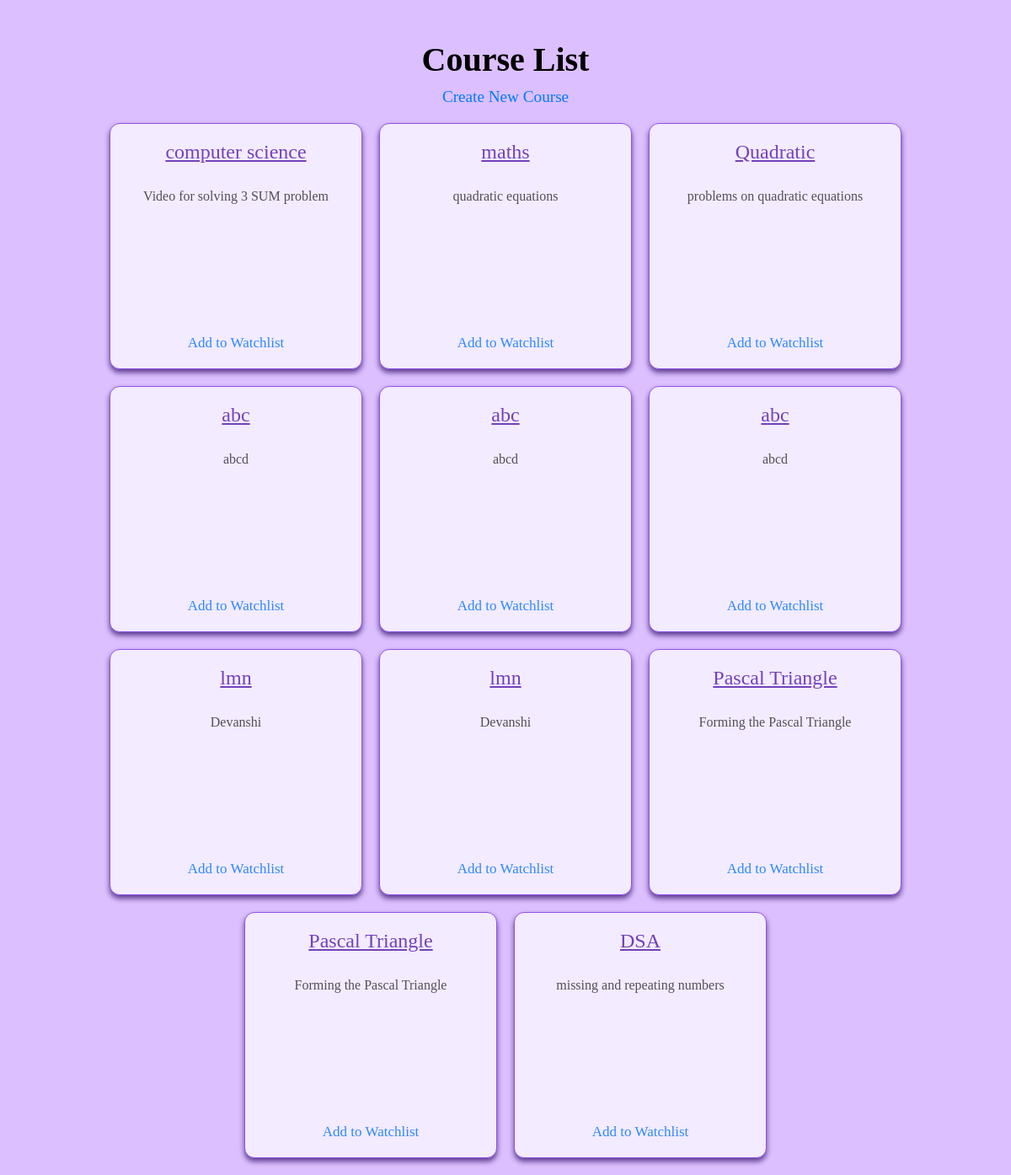
Page /course_list/ on the earlier database version.
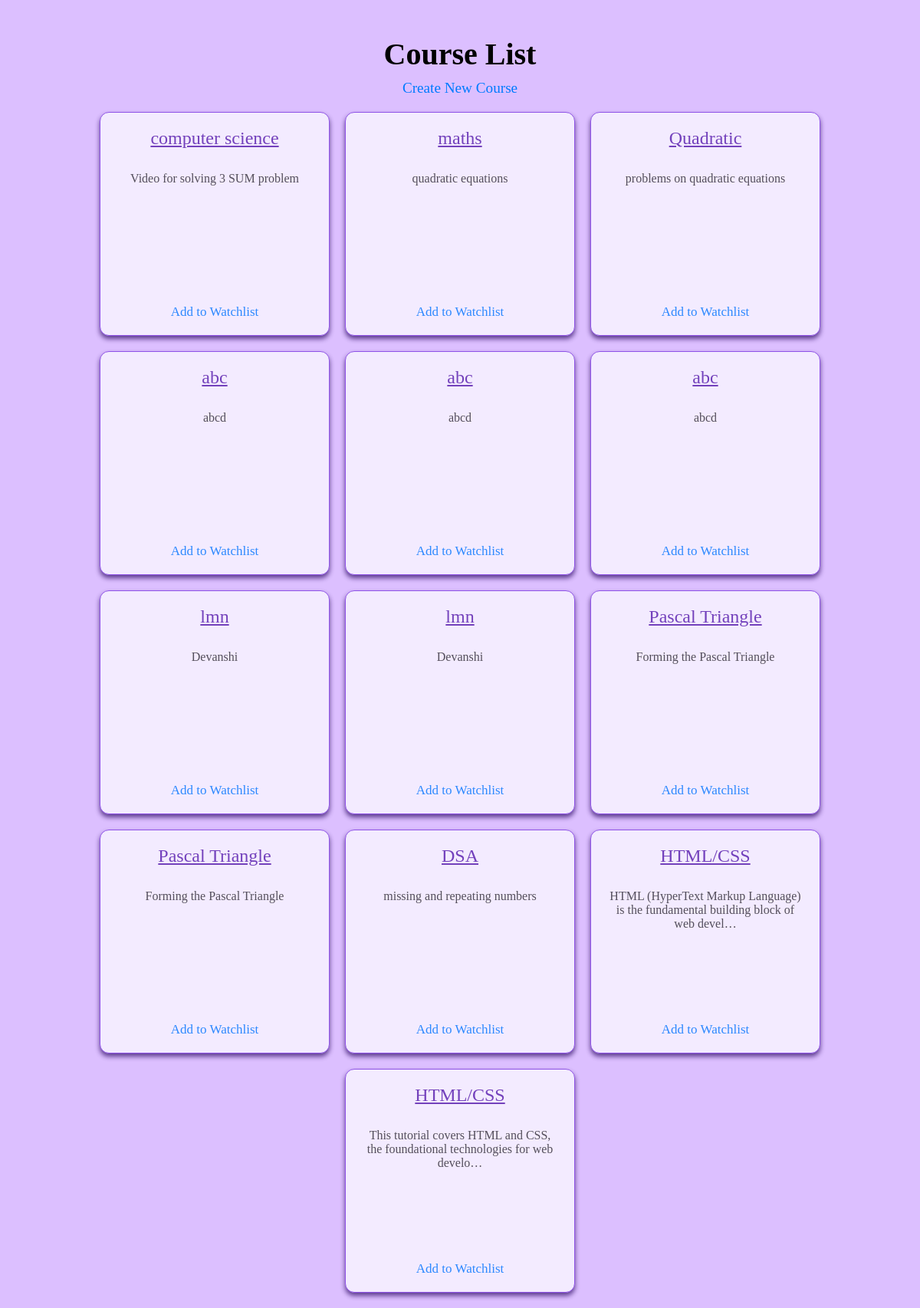
Same page on the later database version.
### nav/models.py (models this page shows, shortened)
class Course(models.Model):
  title =models.CharField(max_length=100 , verbose_name="Title")
  description = models.TextField(verbose_name="Description")
  video_link=models.CharField(max_length=11, verbose_name="Video Link")
  created_at=models.DateTimeField(auto_now_add=True)

### nav/views.py (the view)
# urls.py: path('course_list/',views.course_list,name='course_list'),
def course_list(request):
  courses=Course.objects.all()
  return render(request,'nav/course_list.html',{'courses':courses})

### nav/templates/nav/course_list.html (shortened to what this page needs)
<!DOCTYPE html>
<html>
<head>
</head>
<body>
    <div class="container">
        <div class="header">
            <h1>Course List</h1>
            <a href="{% url 'course_create' %}">Create New Course</a>
        </div>
        <div class="card-container">
            {% for course in courses %}
            <div class="card-wrapper">
                <div class="card">
                    <div class="card-title">
                        <a href="{% url 'course_detail' course.id %}">{{ course.title }}</a>
                    </div>
                    <div class="card-excerpt">
                        {{ course.description|truncatechars:80 }}
                    </div>
                    <div class="card-actions">
                        <a href="{% url 'add_to_watchlist' course.id %}">Add to Watchlist</a>
                    </div>
                </div>
            </div>
            {% endfor %}
        </div>
    </div>
</body>
</html>

Differences in the rows shown:
added Course: title "HTML/CSS", description "HTML (HyperText Markup Language) is the fundamental building block of web devel…"
added Course: title "HTML/CSS", description "This tutorial covers HTML and CSS, the foundational technologies for web develo…"
